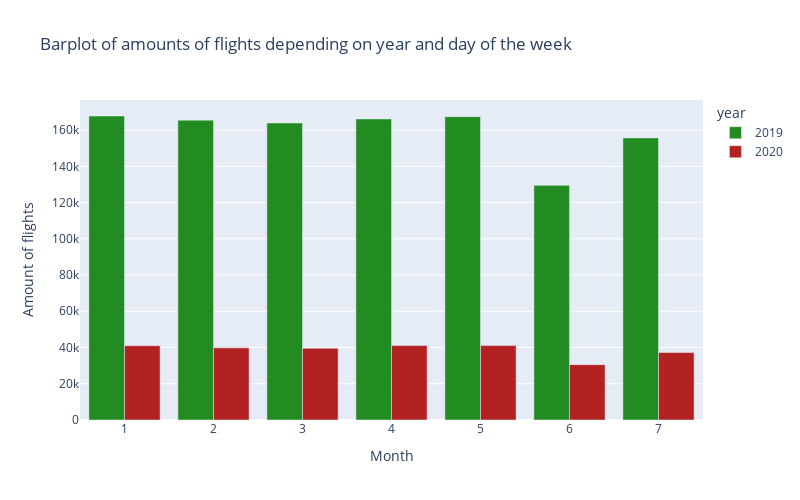

Source (notebook cell):
### Markdown cell above
Creating a barplot of amount of flights in each weekday depending on year

### Code cell
day_to_day_comparision_fig = px.bar(day_to_day_comparision_df,
                      x='day_of_week',
                      y = 'flights_amount',
                      title='Barplot of amounts of flights depending on year and day of the week',
                      color = 'year',
                      color_discrete_map = {
                          '2019': 'forestgreen',
                          '2020': 'firebrick'
                      },
                      width = 800, 
                      height = 500,
                      hover_data = ['year', 'day_of_week', 'flights_amount'],
                      barmode = 'group'
                      )
day_to_day_comparision_fig.update_layout(xaxis_title="Month", yaxis_title="Amount of flights")
day_to_day_comparision_fig.update_xaxes(dtick = 'day_of_week')

day_to_day_comparision_fig.show()

### Figure 1 — Plotly figure (JSON) as saved in the notebook; plotly's stock layout.template omitted (floating-point values rounded to 4 significant figures)
{"data": [{"alignmentgroup": "True", "customdata": [["2019"], ["2019"], ["2019"], ["2019"], ["2019"], ["2019"], ["2019"]], "hovertemplate": "year=%{customdata[0]}<br>day_of_week=%{x}<br>flights_amount=%{y}<extra></extra>", "legendgroup": "2019", "marker": {"color": "forestgreen", "pattern": {"shape": ""}}, "name": "2019", "offsetgroup": "2019", "orientation": "v", "showlegend": true, "textposition": "auto", "type": "bar", "x": [1, 2, 3, 4, 5, 6, 7], "xaxis": "x", "y": [167761, 165478, 163889, 166154, 167397, 129485, 155663], "yaxis": "y"}, {"alignmentgroup": "True", "customdata": [["2020"], ["2020"], ["2020"], ["2020"], ["2020"], ["2020"], ["2020"]], "hovertemplate": "year=%{customdata[0]}<br>day_of_week=%{x}<br>flights_amount=%{y}<extra></extra>", "legendgroup": "2020", "marker": {"color": "firebrick", "pattern": {"shape": ""}}, "name": "2020", "offsetgroup": "2020", "orientation": "v", "showlegend": true, "textposition": "auto", "type": "bar", "x": [1, 2, 3, 4, 5, 6, 7], "xaxis": "x", "y": [40983, 39807, 39581, 41086, 41058, 30545, 37233], "yaxis": "y"}], "layout": {"barmode": "group", "height": 500, "legend": {"title": {"text": "year"}, "tracegroupgap": 0}, "title": {"text": "Barplot of amounts of flights depending on year and day of the week"}, "width": 800, "xaxis": {"anchor": "y", "domain": [0, 1], "dtick": "day_of_week", "title": {"text": "Month"}}, "yaxis": {"anchor": "x", "domain": [0, 1], "title": {"text": "Amount of flights"}}}}
